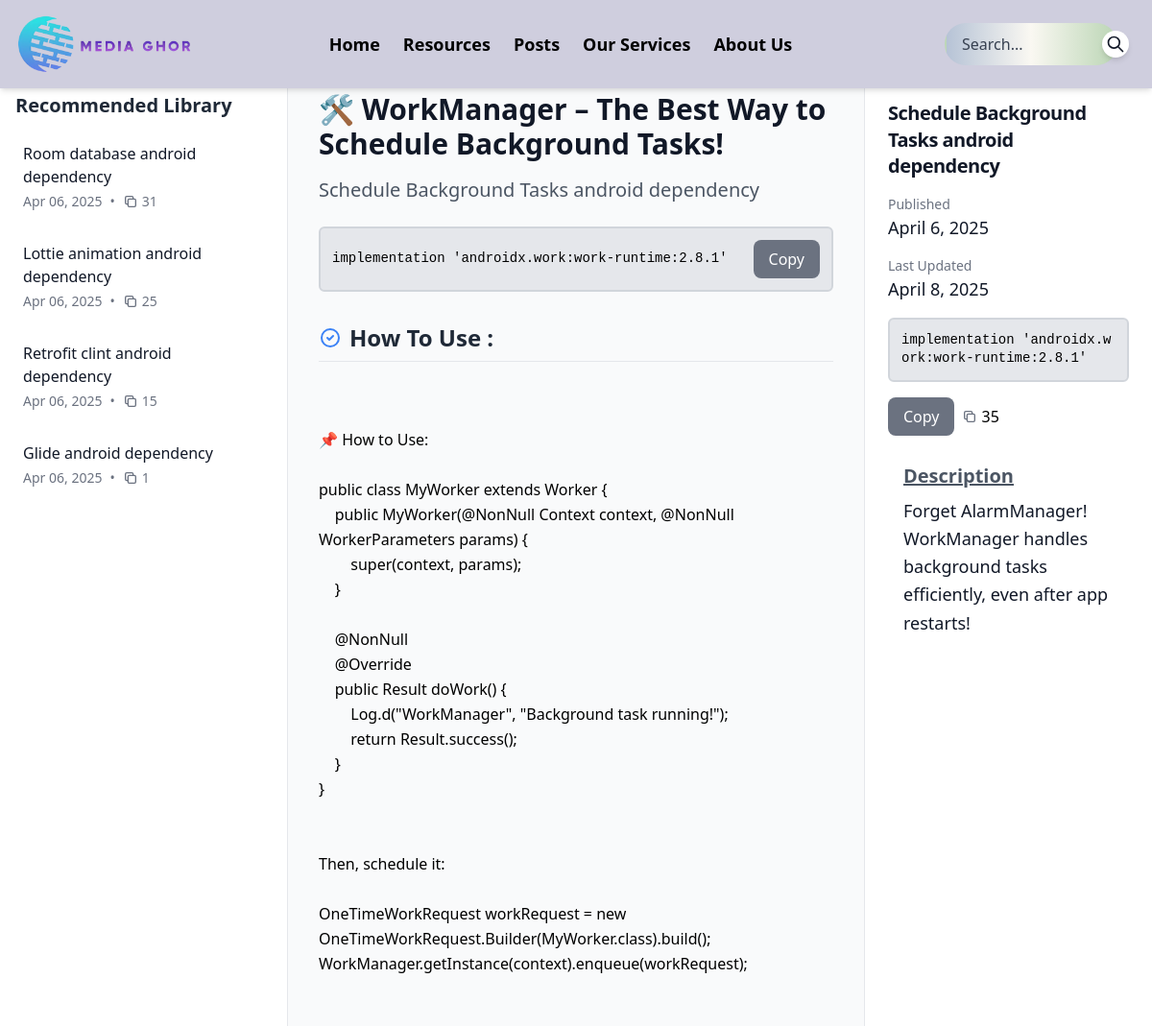
The app's page /resources/schedule-background-tasks-android-dependency with its own data.
### Resources/models.py (models this page shows, shortened)
class Library(models.Model):
    id = models.SlugField(primary_key=True, unique=True, editable=False, max_length=60)
    title = models.TextField(max_length=255)
    short_title = models.TextField(blank=True, null=True,max_length=50)
    description = models.TextField(blank=True, null=True)
    library_link = models.TextField(max_length=500)  # Changed from URLField to CharField
    how_to_use = models.TextField(blank=True, null=True)
    is_for_libraries = models.BooleanField(default=True)
    copy = models.PositiveIntegerField(default=0)
    category = models.ForeignKey(
        LibraryCategory,
        on_delete=models.SET_NULL,
        null=True,
        blank=True,
        related_name='libraries'
    )
    created_at = models.DateTimeField(auto_now_add=True)
    updated_at = models.DateTimeField(auto_now=True)

### Resources/views.py (the view)
# urls.py: path('/<str:id>', library, name='library_detail'),
def library(request,id):
    current_post = get_object_or_404(Library, id=id)
    recommended_posts = Library.objects.filter(
        Q(title__icontains=current_post.short_title) |
        Q(description__icontains=current_post.description)
    ).exclude(id=current_post.id).filter(
        is_for_libraries=True
    ).distinct().order_by('-copy')[:5]  # First by copy, then by date
    if not recommended_posts.exists():
        recommended_posts = Library.objects.filter(
            is_for_libraries=True
        ).exclude(id=current_post.id).order_by('-copy')[:5]
    context = {
        'post': current_post,
        'recommended_posts': recommended_posts
    }
    return render(request, 'library.html',context)

### categories/models.py (called while the page is built)
    def __str__(self):
        return self.name

### Resources/templates/library.html (shortened to what this page needs)
{% extends "base.html" %}
{% load static %}
{% block content %}
<div class="relative min-h-screen bg-gray-50">
    <div class="hidden md:flex h-screen overflow-hidden">
        <div class="w-1/4 border-r border-gray-200 overflow-y-auto bg-white p-4 mt-4">
            <h3 class="text-xl font-bold text-gray-800 mb-4">Recommended Library</h3>
            <div class="space-y-4">
                {% for post in recommended_posts %}
                <a href="{% url 'resources:library_detail' id=post.id %}" class="block group">
                    <div class="flex items-start space-x-3 p-2 rounded-lg hover:bg-gray-100 transition">
                        <div>
                            <h4 class="font-medium text-gray-900 group-hover:text-blue-600">{{ post.short_title|default:post.title|truncatechars:40 }}</h4>
                            <div class="flex items-center mt-1 text-sm text-gray-500">
                                <span>{{ post.created_at|date:"M d, Y" }}</span>
                                <span class="mx-2">•</span>
                                <span class="flex items-center space-x-1">
                                    <span>{{ post.copy }}</span>
                                </span>
                            </div>
                        </div>
                    </div>
                </a>
                {% endfor %}
            </div>
        </div>
        <div class="w-2/4 overflow-y-auto p-8">
            <h1 class="text-3xl font-bold text-gray-900 mb-4">{{ post.title }}</h1>
            {% if post.short_title %}
            <h2 class="text-xl text-gray-600 mb-6">{{ post.short_title }}</h2>
            {% endif %}
            <div class="library-container w-full p-3 border-2 border-gray-300 rounded-md bg-gray-200 overflow-hidden flex items-center justify-between">
                <pre class="library-content m-0 font-mono whitespace-pre-wrap break-all flex-1">{{ post.library_link|default:'No link available' }}</pre>
                <button
                    data-post-id="{{ post.id }}"
                    data-link="{{ post.library_link }}"
                    class="px-4 py-2 bg-gray-500 text-white rounded-lg hover:bg-gray-600 transition focus:outline-none focus:ring-2 focus:ring-gray-500 focus:ring-opacity-50 copy-btn ml-3">
                    Copy
                </button>
            </div>
            <div class="mt-8">
                <h3 class="text-2xl font-semibold text-gray-800 mb-4 pb-2 border-b border-gray-200 flex items-center">
                    <svg xmlns="http://www.w3.org/2000/svg" class="h-6 w-6 mr-2 text-blue-500" fill="none" viewBox="0 0 24 24" stroke="currentColor">
                        <path stroke-linecap="round" stroke-linejoin="round" stroke-width="2" d="M9 12l2 2 4-4m6 2a9 9 0 11-18 0 9 9 0 0118 0z" />
                    </svg>
                    How To Use :
                </h3>
            </div>
            <div class="whitespace-pre-wrap font-sans text-base leading-relaxed">
                <div class="[&>p]:indent-8 [&>p]:mb-4 [&>ul]:list-disc [&>ul]:pl-8 [&>ul]:mb-4 [&>ol]:list-decimal [&>ol]:pl-8 [&>ol]:mb-4 [&>pre]:bg-gray-100 [&>pre]:p-4 [&>pre]:rounded [&>pre]:overflow-x-auto [&>pre]:my-4 [&>blockquote]:border-l-4 [&>blockquote]:border-gray-300 [&>blockquote]:pl-4 [&>blockquote]:text-gray-600 [&>blockquote]:my-4">
                    {{ post.how_to_use|default:post.description|safe }}
                </div>
            </div>
        </div>
        <div class="w-1/4 border-l border-gray-200 overflow-y-auto bg-white p-6 mt-4">
            <div class="space-y-4">
                <h2 class="text-xl font-bold text-gray-900 mb-4 tracking-tight leading-snug">
                    {{ post.short_title }}
                </h2>
                <div>
                    <h3 class="text-sm font-medium text-gray-500">Published</h3>
                    <p class="text-lg text-gray-900">{{ post.created_at|date:"F j, Y" }}</p>
                </div>
                <div>
                    <h3 class="text-sm font-medium text-gray-500">Last Updated</h3>
                    <p class="text-lg text-gray-900">{{ post.updated_at|date:"F j, Y" }}</p>
                </div>
                <div class="library-container w-full p-3 border-2 border-gray-300 rounded-md bg-gray-200 overflow-hidden flex items-center justify-between">
                    <pre class="library-content m-0 font-mono whitespace-pre-wrap break-all flex-1">{{ post.library_link|default:'No link available' }}</pre>
                </div>
                <div class="flex items-center space-x-2 mt-2">
                    <button
                        data-post-id="{{ post.id }}"
                        data-link="{{ post.library_link }}"
                        class="px-4 py-2 bg-gray-500 text-white rounded-lg hover:bg-gray-600 transition focus:outline-none focus:ring-2 focus:ring-gray-500 focus:ring-opacity-50 copy-btn">
                        Copy
                    </button>
                    <span class="flex items-center space-x-1">
                        <span>{{ post.copy }}</span>
                    </span>
                </div>
                <div class="px-4 py-3">
                    <h3 class="text-xl font-semibold text-gray-600 text-center md:text-left mb-2 underline">
                        Description
                    </h3>
                    <p class="text-lg text-gray-900 text-center md:text-left leading-relaxed">
                        {{ post.description }}
                    </p>
                </div>
            </div>
        </div>
    </div>
</div>
{% endblock %}

### static/css/styles.css (style rules this page uses)
.library-container { max-height: 160px; min-height: 60px; }
.library-content { line-height: 1.4; tab-size: 4; -moz-tab-size: 4; -o-tab-size: 4; }

### records on screen
Library: short_title "Room database android dependency", created_at "Apr 06, 2025", copy "31"
Library: short_title "Lottie animation android dependency", created_at "Apr 06, 2025", copy "25"
Library: short_title "Retrofit clint android dependency", created_at "Apr 06, 2025", copy "15"
Library: short_title "Glide android dependency", created_at "Apr 06, 2025", copy "1"
Library: title "🛠️ WorkManager – The Best Way to Schedule Background Tasks!", short_title "Schedule Background Tasks android dependency", library_link "implementation 'androidx.work:work-runtime:2.8.1'", how_to_use "📌 How to Use: public class MyWorker extends Worker { public MyWorker(@NonNull Context context, @NonNull WorkerParameters params) { super(context, params); } @NonNull @Override public Result doWork() { Log.d(\"WorkManager\", \"Background task running!\"); return Result.success(); } } Then, schedule it: OneTimeWorkRequest workRequest = new OneTimeWorkRequest.Builder(MyWorker.class).build(); WorkManager.getInstance(context).enqueue(workRequest);", created_at "April 6, 2025", updated_at "April 8, 2025", copy "35", description "Forget AlarmManager! WorkManager handles background tasks efficiently, even after app restarts!"
